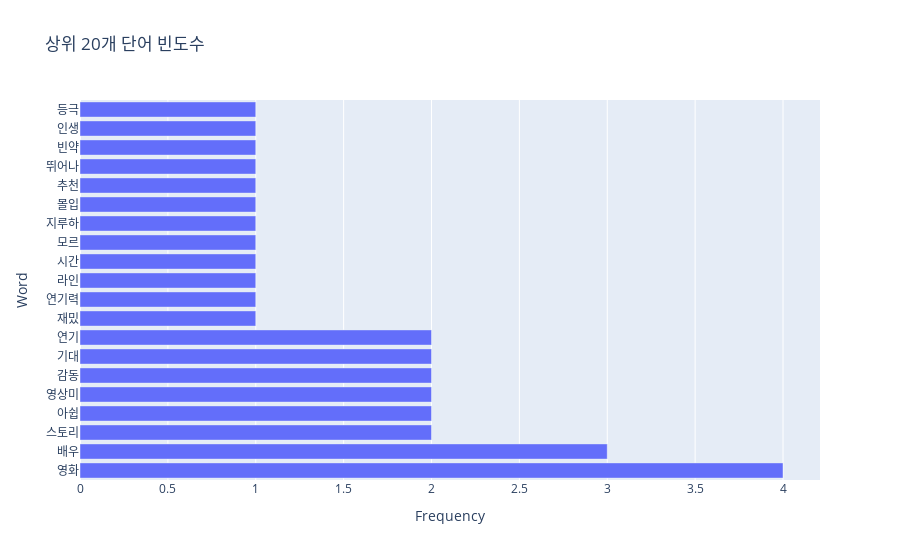

Notebook source saved alongside this figure:
### Markdown cell above
4.  위 예시 코드에서 생성된 그래프의 x축과 y축의 순서를 바꿔 수평 막대그래프를 만들어 보세요. (힌트: `px.bar`에서 `x`와 `y` 인자를 바꾸고, `orientation='h'`를 추가합니다.)

### Code cell
# 연습 문제 풀이 
top_n = 20
most_common_words = word_counts.most_common(top_n)
word_freq_df = pd.DataFrame(most_common_words, columns=['Word', 'Frequency'])

fig = px.bar(word_freq_df,
             x='Frequency',
             y='Word',
             orientation='h',
             title=f'상위 {top_n}개 단어 빈도수',
)
fig.show()

### Figure 1 — Plotly figure (JSON) as saved in the notebook; plotly's stock layout.template omitted (floating-point values rounded to 4 significant figures)
{"data": [{"hovertemplate": "Frequency=%{x}<br>Word=%{y}<extra></extra>", "legendgroup": "", "marker": {"color": "#636efa", "pattern": {"shape": ""}}, "name": "", "orientation": "h", "showlegend": false, "textposition": "auto", "type": "bar", "x": [4, 3, 2, 2, 2, 2, 2, 2, 1, 1, 1, 1, 1, 1, 1, 1, 1, 1, 1, 1], "xaxis": "x", "y": ["영화", "배우", "스토리", "아쉽", "영상미", "감동", "기대", "연기", "재밌", "연기력", "라인", "시간", "모르", "지루하", "몰입", "추천", "뛰어나", "빈약", "인생", "등극"], "yaxis": "y"}], "layout": {"barmode": "relative", "legend": {"tracegroupgap": 0}, "title": {"text": "상위 20개 단어 빈도수"}, "xaxis": {"anchor": "y", "domain": [0, 1], "title": {"text": "Frequency"}}, "yaxis": {"anchor": "x", "domain": [0, 1], "title": {"text": "Word"}}}}
